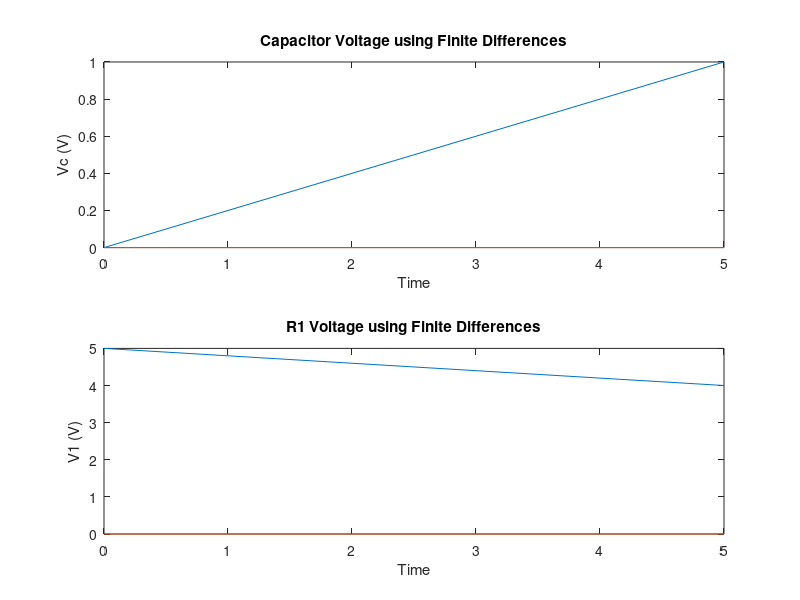
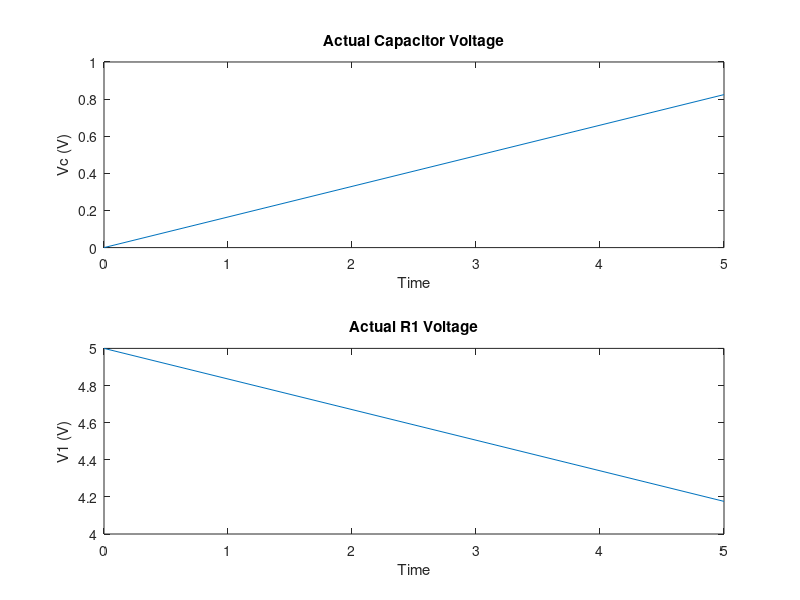

These charts were generated, in order, by the following MATLAB code:
% start by prompting the user for circuit values
% as well as time-step values.
prompt0 = 'Please enter a V0 value: ';
V = input(prompt0);
prompt1 = 'Please enter an R1 value: ';
R1 = input(prompt1);
prompt2 = 'Please enter an R2 value: ';
R2 = input(prompt2);
prompt3 = 'Please enter a value for C: ';
C = input(prompt3);
prompt4 = 'Please enter a maximum value for t (time): ';
tn = input(prompt4);
prompt5 = 'Lastly, please enter a delta t value for the time steps: ';
Dt = input(prompt5);

% initialize time array with t0 = 0 and increments of size Dt
t0 = 0;
t = [t0:Dt:tn]; 
n = length(t); 
tau = (R1*R2*C) / (R1 + R2); % time constant

% The analytical solutions will be plotted as well for reference
VC_Actual = -(V*R2/(R1 + R2)) * exp(- t / tau) + V*R2/(R1 + R2);
V1_Actual = V - VC_Actual;

% Initial conditions
VC_0 = 0; 
V1_0 = V - VC_0;

% initialize VC and V1 arrays that will hold the calculated values at the
% time steps t0:tn.
VC_FinDiff = zeros(n); V1_FinDiff = zeros(n);
VC_FinDiff(1) = VC_0;
V1_FinDiff(1) = V1_0;

% calculate the VC and V1 values using finite differences
for i = 2:n
   VC_FinDiff(i) = (Dt*V)/(R1*C) + VC_FinDiff(i-1) * (1 - (Dt/tau));
   disp(VC_FinDiff(i));
   V1_FinDiff(i) = V - VC_FinDiff(i);
end

% plot the finite differences calculations
ax1 = subplot(2,1,1);
Capacitor   = plot(ax1, t, VC_FinDiff);
title('Capacitor Voltage using Finite Differences');
ylabel('Vc (V)');
xlabel('Time');

ax2 = subplot(2,1,2);
Resistor1   = plot(ax2, t, V1_FinDiff);
title('R1 Voltage using Finite Differences');
ylabel('V1 (V)');
xlabel('Time');


% finally, in a new window, plot the analytical solutions 
% for V1 and VC
fig = figure;

ax3 = subplot(2,1,1);
CapacitorActual   = plot(ax3, t, VC_Actual);
title('Actual Capacitor Voltage');
ylabel('Vc (V)');
xlabel('Time');

ax4 = subplot(2,1,2);
Resistor1Actual   = plot(ax4, t, V1_Actual);
title('Actual R1 Voltage');
ylabel('V1 (V)');
xlabel('Time');
